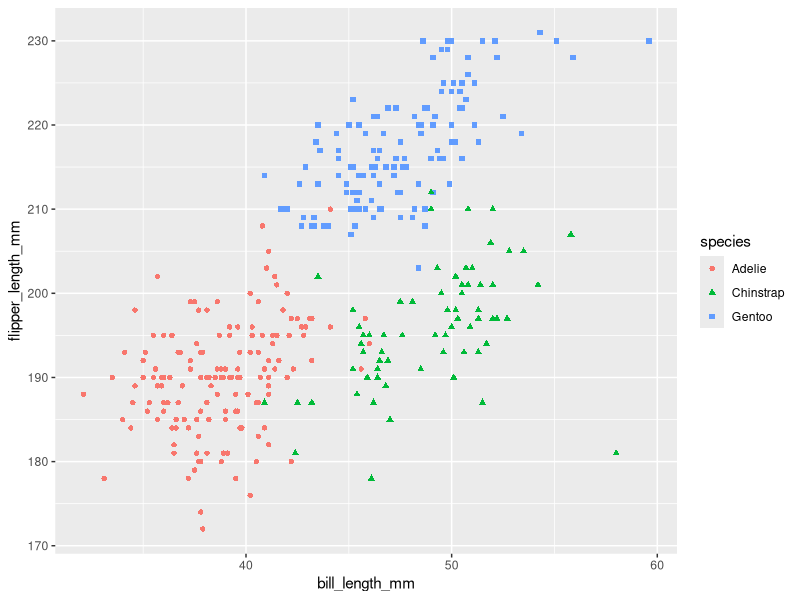
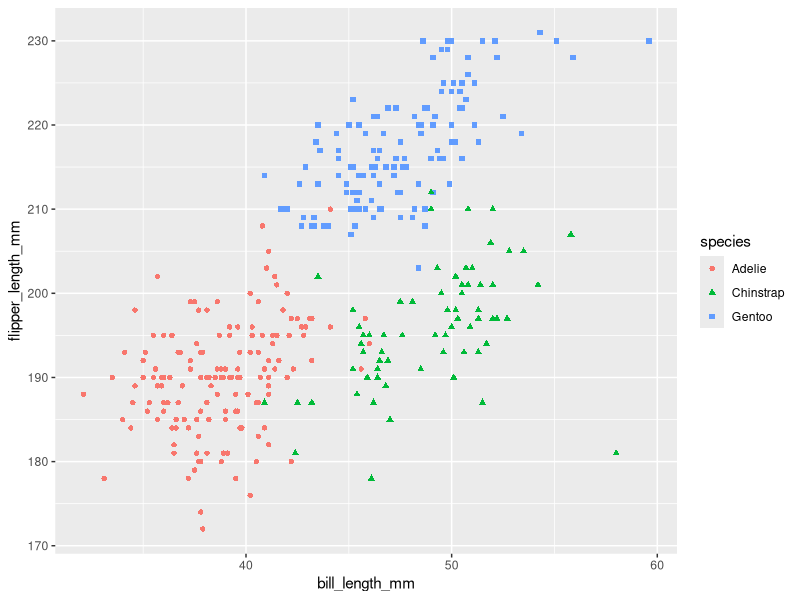

Reproduce these figures in R, in order.
## ---- chunk 1
library(tidyverse)
## ---- chunk 2
data("penguins", package = "palmerpenguins")
## ---- chunk 3
summary(penguins)
## ---- chunk 4
ggplot(data = penguins,
       aes(x = bill_length_mm,
           y = flipper_length_mm)) + 
  geom_point(aes(color = species,
                 shape = species))
## ---- chunk 5
ggsave("p8105_hw1_jt3386_scatterplot.pdf")
## ---- chunk 6
pb2_df = 
  tibble(
    rdm_sample = rnorm(10),
    rdm_sample_pos = rdm_sample > 0,
    chr_sample = c("A", "B", "C", "D", "E", "F", "G", "H", "I", "J"),
    fct_sample = factor(x = c(1, 3, 2, 1, 1, 3, 2, 2, 1, 3),
                        labels = c("One", "Two", "Three"))
  )
pb2_df
## ---- chunk 7
mean(pull(pb2_df,rdm_sample))
mean(pull(pb2_df,rdm_sample_pos))
mean(pull(pb2_df,chr_sample))
mean(pull(pb2_df,fct_sample))
